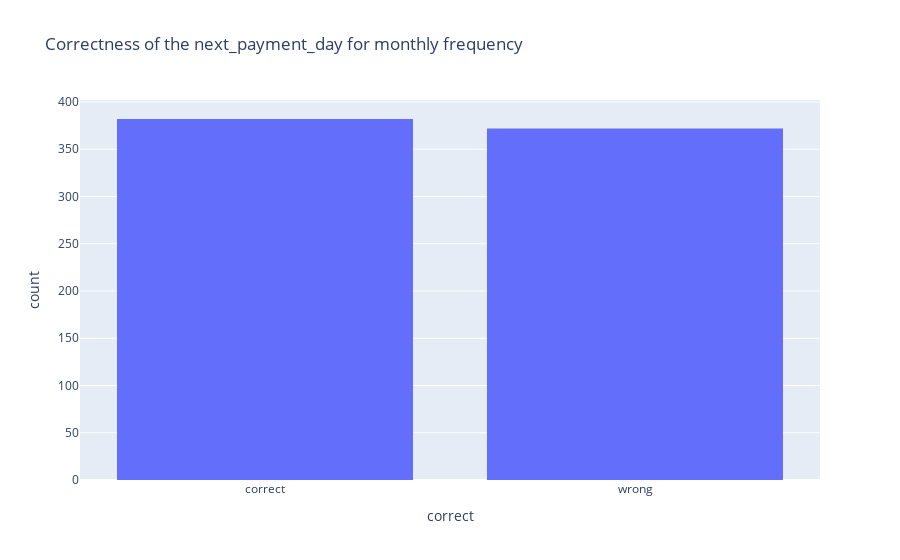
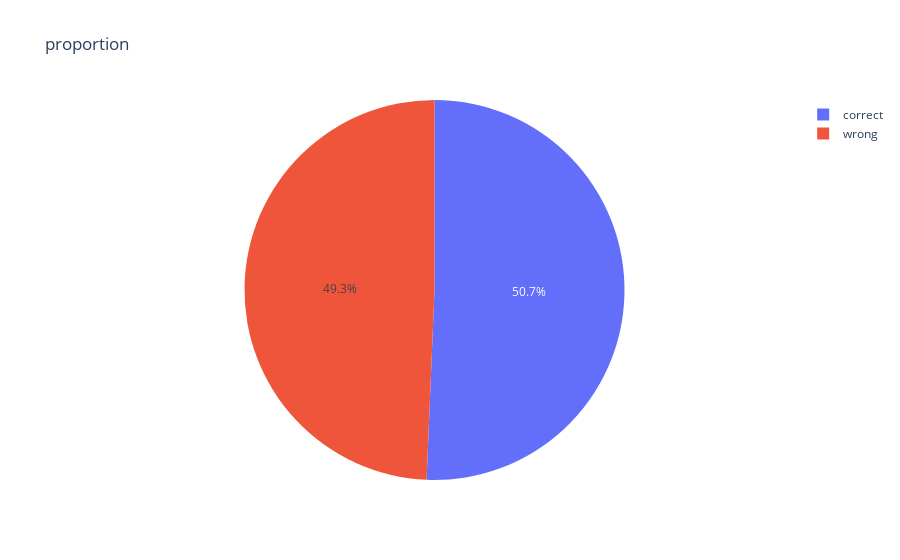

These figures' notebook cell, in order:
### Code cell
# comparisson_backend_table.show()
def int_day_of_week(column):
    DAYS_OF_WEEK = [
        "sunday",
        "monday",
        "tuesday",
        "wednesday",
        "thursday",
        "friday",
        "saturday",
    ]

    day_of_week = spark_f.when(
        spark_f.col(column).isin(DAYS_OF_WEEK),
        spark_f.expr(f"array_position(array({','.join([ f"'{day}'" for day in DAYS_OF_WEEK])}), {column})")
    ).otherwise(spark_f.lit(None)).cast("int")
    return day_of_week

def next_day_of_week(timestamp,day_of_week):
    
    dif = day_of_week - spark_f.dayofweek(timestamp)
    next_day = spark_f.when(dif > 0, spark_f.date_add(timestamp,dif)).otherwise(spark_f.date_add(timestamp ,dif+7))
    return next_day

def next_payment_day_weekly_frequency(day_column, event_timestamp, current_day = None):
    if current_day is None:
        current_day = spark_f.to_date(spark_f.lit(CURRENT_DAY))
    else:
        current_day = spark_f.to_date(current_day)
    day_of_week = int_day_of_week(day_column)
    
    next_day = next_day_of_week(current_day,day_of_week)
    return spark_f.day(next_day)


backend_table_weekly_truth = build_backend_truth_table("weekly", next_payment_day_weekly_frequency)
# comparisson_backend_table.filter("truth_backend_table.frequency = 'weekly'").show()
pd_comparisson_backend = backend_table_weekly_truth.toPandas()

histogram(
    pd_comparisson_backend,
    "correct",
    "Correctness of the next_payment_day for monthly frequency",
)

pie_chart(pd_comparisson_backend, "correct", "proportion",category_orders={"correct": ["correct", "wrong"]})

### Figure 1 — Plotly figure (JSON) as saved in the notebook; plotly's stock layout.template omitted (floating-point values rounded to 4 significant figures; data arrays with more than 128 entries replaced by an {"elided": "..."} marker saying what was removed)
{"data": [{"alignmentgroup": "True", "bingroup": "x", "hovertemplate": "correct=%{x}<br>count=%{y}<extra></extra>", "legendgroup": "", "marker": {"color": "#636efa", "pattern": {"shape": ""}}, "name": "", "offsetgroup": "", "orientation": "v", "showlegend": false, "type": "histogram", "x": {"elided": "754 str values"}, "xaxis": "x", "yaxis": "y"}], "layout": {"barmode": "relative", "legend": {"tracegroupgap": 0}, "title": {"text": "Correctness of the next_payment_day for monthly frequency"}, "xaxis": {"anchor": "y", "domain": [0, 1], "title": {"text": "correct"}}, "yaxis": {"anchor": "x", "domain": [0, 1], "title": {"text": "count"}}}}

### Figure 2 — Plotly figure (JSON) as saved in the notebook; plotly's stock layout.template omitted (floating-point values rounded to 4 significant figures)
{"data": [{"direction": "clockwise", "domain": {"x": [0, 1], "y": [0, 1]}, "hovertemplate": "correct=%{label}<br>count=%{value}<extra></extra>", "labels": ["correct", "wrong"], "legendgroup": "", "name": "", "showlegend": true, "sort": false, "type": "pie", "values": [382, 372]}], "layout": {"legend": {"tracegroupgap": 0}, "title": {"text": "proportion"}}}
